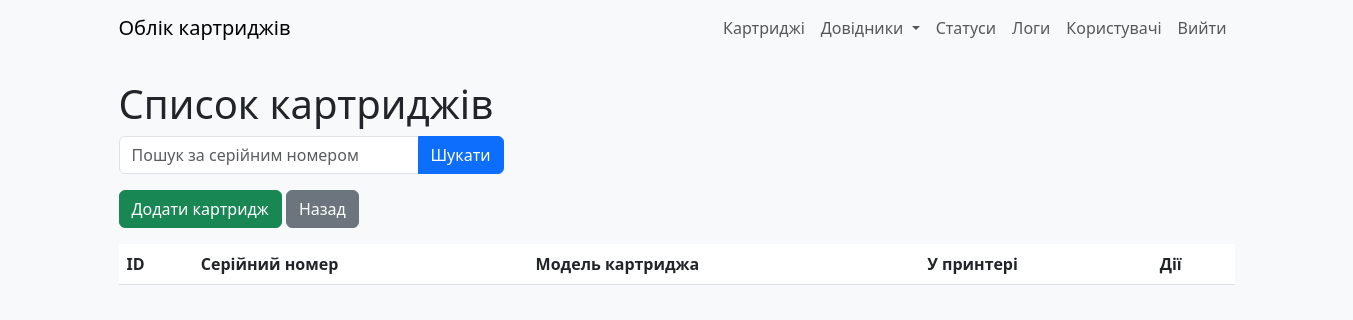
Page /cartridges (signed in) on the earlier database version.
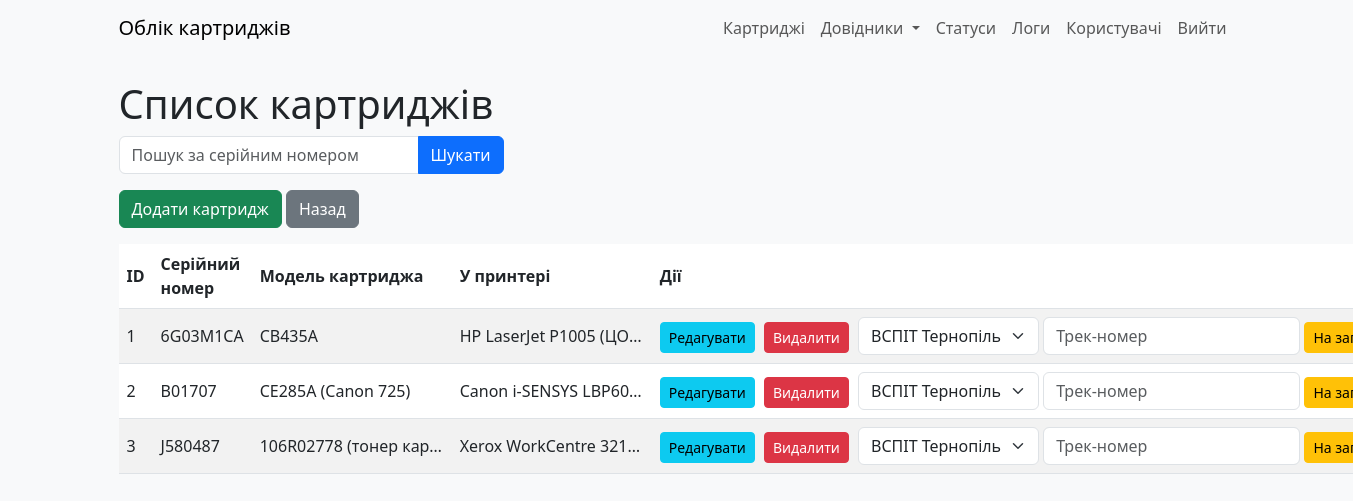
Same page on the later database version.
### models.py (models this page shows)
class Cartridges(db.Model):
    __tablename__ = "cartridges"
    id: Mapped[int] = mapped_column(primary_key=True)
    serial_num: Mapped[str] = mapped_column(String(255), server_default="N/A")
    in_printer: Mapped[int] = mapped_column(ForeignKey(CustomerEquipment.id), nullable=True)
    cartridge_model: Mapped[str] = mapped_column(String(255), nullable=True)  # Текстове поле
    user_updated: Mapped[int] = mapped_column(ForeignKey(User.id))
    time_updated: Mapped[DateTime] = mapped_column(DateTime, server_default=func.now())

class CustomerEquipment(db.Model):
    __tablename__ = "custmr_equip"
    id: Mapped[int] = mapped_column(primary_key=True)
    print_model: Mapped[int] = mapped_column(ForeignKey(PrinterModel.id))
    print_dept: Mapped[int] = mapped_column(ForeignKey(RefillDept.id))
    serial_num: Mapped[str] = mapped_column(String(255), server_default="N/A")
    inventory_num: Mapped[str] = mapped_column(String(255), server_default="N/A")
    user_updated: Mapped[int] = mapped_column(ForeignKey(User.id))
    time_updated: Mapped[DateTime] = mapped_column(DateTime, server_default=func.now())

class PrinterModel(db.Model):
    __tablename__ = "model_print"
    id: Mapped[int] = mapped_column(primary_key=True)
    model_name: Mapped[str] = mapped_column(String(30))
    ink_type: Mapped[int] = mapped_column(Integer, server_default=literal(0))
    user_updated: Mapped[int] = mapped_column(ForeignKey(User.id))
    time_updated: Mapped[DateTime] = mapped_column(DateTime, server_default=func.now())

class RefillDept(db.Model):
    __tablename__ = "refill_dept"
    id: Mapped[int] = mapped_column(primary_key=True)
    deptname: Mapped[str] = mapped_column(String(30))
    is_exec: Mapped[int] = mapped_column(Integer, server_default=literal(0))
    user_updated: Mapped[int] = mapped_column(ForeignKey(User.id))
    time_updated: Mapped[DateTime] = mapped_column(DateTime, server_default=func.now())

### app.py (the view)
@app.route('/cartridges')
@login_required
def cartridges():
    search = request.args.get('search', '')
    cartridges = Cartridges.query.filter(Cartridges.serial_num.ilike(f'%{search}%')).all()
    return render_template('cartridges.html',
                           RefillDept=RefillDept,
                           CustomerEquipment=CustomerEquipment,
                           PrinterModel=PrinterModel,  # Залишаємо для "У принтері"
                           cartridges=cartridges,
                           search=search)

### app.py (called while the page is built)
@login_manager.user_loader
def load_user(user_id):
    return User.query.get(int(user_id))

### templates/cartridges.html (shortened to what this page needs)
{% extends "base.html" %}
{% block content %}
    <h1>Список картриджів</h1>
    <form method="GET" class="mb-3">
        <div class="input-group">
            <input type="text" name="search" class="form-control" placeholder="Пошук за серійним номером" value="{{ search }}">
            <button type="submit" class="btn btn-primary">Шукати</button>
        </div>
    </form>
    <div class="mb-3">
        <a href="{{ url_for('add_cartridge') }}" class="btn btn-success">Додати картридж</a>
        <a href="{{ url_for('index') }}" class="btn btn-secondary">Назад</a>
    </div>
    <table class="table table-striped">
        <thead>
            <tr>
                <th>ID</th>
                <th>Серійний номер</th>
                <th>Модель картриджа</th>
                <th>У принтері</th>
                <th>Дії</th>
            </tr>
        </thead>
        <tbody>
            {% for cartridge in cartridges %}
            <tr>
                <td>{{ cartridge.id }}</td>
                <td>{{ cartridge.serial_num }}</td>
                <td class="cartridge-model" title="{{ cartridge.cartridge_model or 'Не вказано' }}">
                    {{ cartridge.cartridge_model or 'Не вказано' }}
                </td>
                <td class="in-printer" title="{% if cartridge.in_printer %}{% set equipment = CustomerEquipment.query.get(cartridge.in_printer) %}{{ PrinterModel.query.get(equipment.print_model).model_name }} ({{ RefillDept.query.get(equipment.print_dept).deptname }}){% else %}Немає{% endif %}">
                    {% if cartridge.in_printer %}
                        {% set equipment = CustomerEquipment.query.get(cartridge.in_printer) %}
                        {{ PrinterModel.query.get(equipment.print_model).model_name }} ({{ RefillDept.query.get(equipment.print_dept).deptname }})
                    {% else %}
                        Немає
                    {% endif %}
                </td>
                <td class="actions-column">
                    <a href="{{ url_for('edit_cartridge', cartridge_id=cartridge.id) }}" class="btn btn-info btn-sm">Редагувати</a>
                    <form action="{{ url_for('delete_cartridge', cartridge_id=cartridge.id) }}" method="POST" class="d-inline">
                        <button type="submit" class="btn btn-danger btn-sm" onclick="return confirm('Ви впевнені?')">Видалити</button>
                    </form>
                    <form action="{{ url_for('send_to_refill', cartridge_id=cartridge.id) }}" method="POST" class="d-inline send-to-refill">
                        <select name="exec_dept_id" class="form-select d-inline w-auto">
                            {% for dept in RefillDept.query.filter_by(is_exec=1).all() %}
                                <option value="{{ dept.id }}">{{ dept.deptname }}</option>
                            {% endfor %}
                        </select>
                        <input type="text" name="parcel_track" class="form-control d-inline w-auto" placeholder="Трек-номер" maxlength="13">
                        <button type="submit" class="btn btn-warning btn-sm">На заправку</button>
                    </form>
                </td>
            </tr>
            {% endfor %}
        </tbody>
    </table>
{% endblock %}

Differences in the rows shown:
added Cartridges: id "1", serial_num "6G03M1CA", cartridge_model "СВ435А"
added CustomerEquipment: query.get "HP LaserJet P1005", query.get "ЦО…"
added Cartridges: id "2", serial_num "В01707", cartridge_model "СЕ285А (Canon 725)"
added CustomerEquipment: query.get "Canon i-SENSYS LBP60…"
added Cartridges: id "3", serial_num "J580487", cartridge_model "106R02778 (тонер кар…"
added CustomerEquipment: query.get "Xerox WorkCentre 321…"
